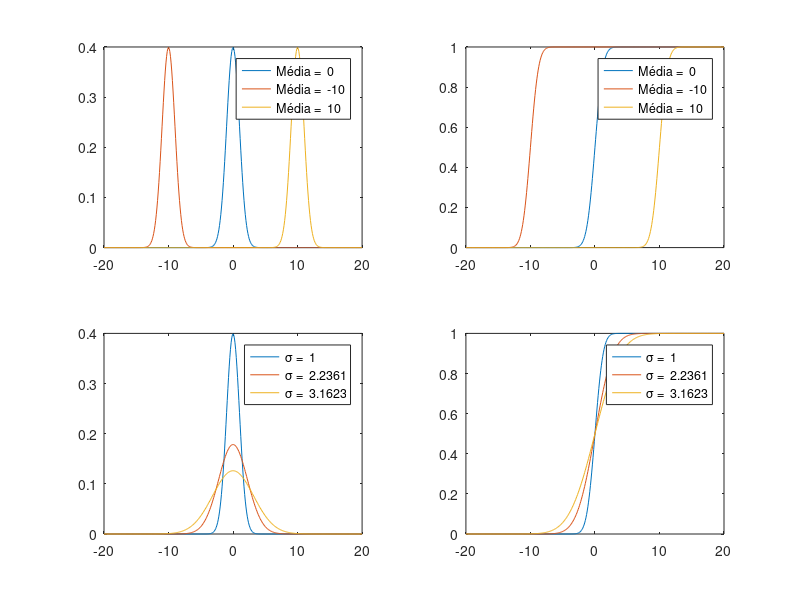

Recreate this plot in MATLAB. (Note: this script raises an error after producing the figure.)
clc; clear all;close all;
%% Parâmetros da distribuição
vtMu = [0 -10 10];              % Valores de média da Gaussiana
vtVar = [1 5 10];               % Valores de variância da Gaussiana
x = -20:0.1:20;
sigma = sqrt(vtVar(1));
% Variando a média e plotando os gráficos
fig = figure;
chLegend = [];
for ik=vtMu
    mu = ik;
    vtPDF=normpdf(x,mu,sigma);  % Função que retorna a PDF Gaussiana 
    vtCDF=normcdf(x,mu,sigma);  % Função que retorna a CDF Gaussiana
    subplot(2,2,1);
    plot(x,vtPDF);
    hold all;
    subplot(2,2,2);
    plot(x,vtCDF);
    hold all;
    %
    chLegend = [chLegend; {['Média =  ' num2str(mu )]}];
end
subplot(2,2,1);
legend(chLegend);
subplot(2,2,2);
legend(chLegend);
% Variando a variância e plotando gráficos
mu = vtMu(1);
chLegend = [];
for ik=vtVar
    sigma = sqrt(ik);
    vtPDF=normpdf(x,mu,sigma);
    vtCDF=normcdf(x,mu,sigma);
    subplot(2,2,3);
    plot(x,vtPDF);
    hold all;
    subplot(2,2,4);
    plot(x,vtCDF);
    hold all;
    %
    chLegend = [chLegend; {['\sigma =  ' num2str(sigma)]}];
end
subplot(2,2,3);
legend(chLegend);
subplot(2,2,4);
legend(chLegend);
fig.PaperUnits = 'inches';
fig.PaperPosition = [0 0 12 6];